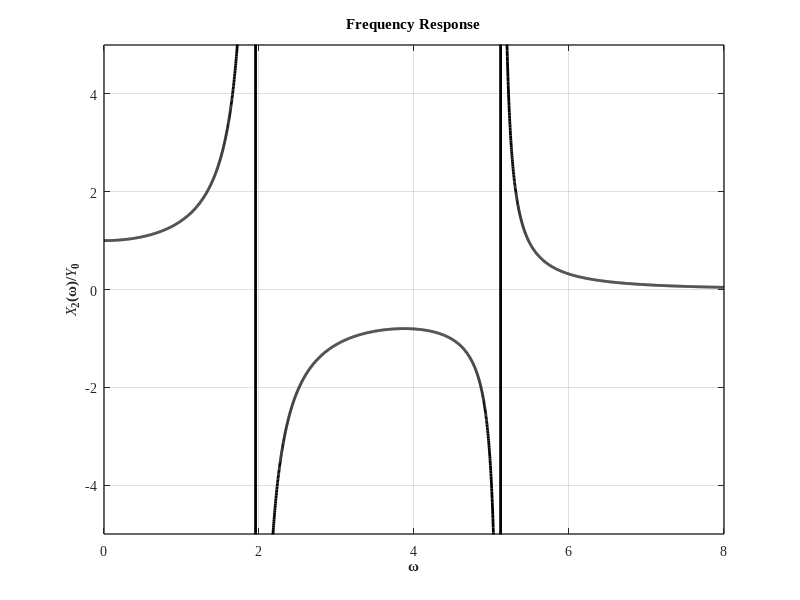

MATLAB code to generate this figure:
%% Example 6-12: Frequency response of an undamped 2DOF shear frame under harmonic load

clear; close all; clc
%%
m  = 20;            % mass
k  = 200;           % k=12EI/H3 stiffness
w0 = k/m;
M  = [m 0;0 m];     % mass matrix
K  = [2*k -k;
       -k  k];      % stiffness matrix

[u,W]  = eig(K,M);  % Eigenvalues
U(:,1) = u(:,1)/max(u(:,1));
U(:,2) = u(:,2)/max(u(:,2));
wn = sqrt(diag(W));% Natural frequency 1 & 2

w  = [0:0.002:8];
X2 = (w0^2)./((w.^2-wn(1)^2).*(w.^2-wn(2)^2));

%% Plot
figure(1)
set(figure(1), 'Position', [200   100   400   300])

      hold on; grid on; box on;
      plt = plot(w,X2);
      set(plt,'LineStyle','-', 'LineWidth',2,'Color',[0 0 0]);
      axis([0 8 -5 5])

        set(gca, 'LineWidth',1, 'FontWeight','normal', 'FontName','Times New Roman', 'FontSize',10)               
        xlabel('\omega', 'fontsize',11, 'fontname','Times New Roman','FontWeight','Bold')
        ylabel('{\it{X}}_2(\omega)/{\it{Y}}_0', 'fontsize',11, 'fontname','Times New Roman','FontWeight','Bold')

        title('Frequency Response', 'fontsize',11, 'fontname','Times New Roman','FontWeight','Bold')

%% Save
print('EX_6_12','-dpng')
